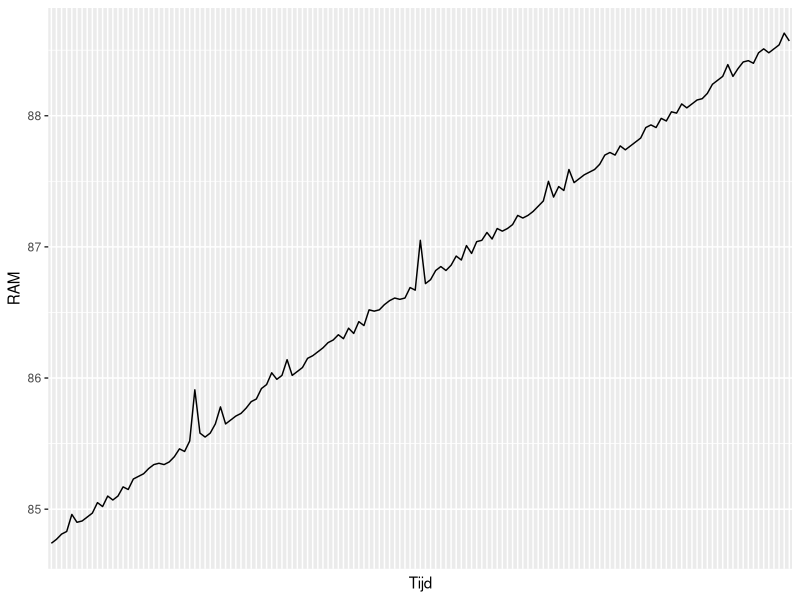

Generate this figure with R:
library(readr)
library(ggplot2)
RAMUsage <- read_table2("SC1_RAMGebruikDag9.csv", skip = 2)


RAMUsage <- RAMUsage[-c(146, 147), ]
names(RAMUsage)[names(RAMUsage) == "%memused"] <- "RAM"
names(RAMUsage)[names(RAMUsage) == "00:00:01"] <- "Tijd"
#sort(RAMUsage[Tijd])

RAMGraph <- ggplot(RAMUsage, aes(Tijd,RAM,group = 1)) + geom_line() 

RAMGraph <- RAMGraph + theme(axis.ticks.x = element_blank(), axis.text.x = element_blank())
RAMGraph